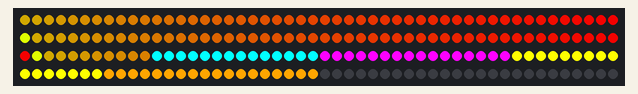
The sketch below on a simulated Arduino Uno, built with avr-gcc and run on an emulated ATmega328P. Shown: 200 RGB LEDs in strip order, left to right, continuing on the next row.

Above: at 0.1 s.

The sketch:

RMHC_RING_CODE.ino
```cpp
#include <Adafruit_NeoPixel.h>
#ifdef __AVR__
  #include <avr/power.h>
#endif

//Data pin
#define PIN            6

//Strand size
#define NUMPIXELS      200

Adafruit_NeoPixel pixels = Adafruit_NeoPixel(NUMPIXELS, PIN, NEO_GRB + NEO_KHZ800);

int delayval = 500; // delay for half a second

// Size of each ring (may not use all of them)
const int BIG_RING_SIZE = 111;
const int RING_1_SIZE = 14;
const int RING_2_SIZE = 16;
const int RING_3_SIZE = 16;
const int RING_4_SIZE = 18;
const int RING_5_SIZE = 0;
const int RING_6_SIZE = 0;
const int RING_7_SIZE = 0;
const int RING_8_SIZE = 0;

struct RGB
{
  char m_red;
  char m_green;
  char m_blue;
};

RGB ring_1;
RGB ring_2;
RGB ring_3;
RGB ring_4;
RGB ring_5;
RGB ring_6;
RGB ring_7;
RGB ring_8;

RGB main_ring_color_1[BIG_RING_SIZE];


uint32_t Wheel(byte WheelPos) {
  WheelPos = 255 - WheelPos;
  if(WheelPos < 85) {
    return pixels.Color(255 - WheelPos * 3, 0, WheelPos * 3);
  }
  if(WheelPos < 170) {
    WheelPos -= 85;
    return pixels.Color(0, WheelPos * 3, 255 - WheelPos * 3);
  }
  WheelPos -= 170;
  return pixels.Color(WheelPos * 3, 255 - WheelPos * 3, 0);
}
void rainbow(uint8_t wait) {
  uint16_t i, j;

  for(j=0; j<255; j++) {
    for(i=0; i<BIG_RING_SIZE; i++) {
      pixels.setPixelColor(i, Wheel((i+j) & 255));
    }
    pixels.show();
    delay(wait);
  }
}

// Fill the dots one after the other with a color
void colorWipe(uint32_t c, uint8_t wait) {
  for(uint16_t i=0; i<BIG_RING_SIZE; i++) {
    pixels.setPixelColor(i, c);
    pixels.show();
    delay(wait);
  }
}

void setup() {
#if defined (__AVR_ATtiny85__)
  if (F_CPU == 16000000) clock_prescale_set(clock_div_1);
#endif


  ring_1.m_red = 0; ring_1.m_green = 255; ring_1.m_blue = 255;
  ring_2.m_red = 255; ring_2.m_green = 0; ring_2.m_blue = 255;
  ring_3.m_red = 255; ring_3.m_green = 255; ring_3.m_blue = 0;
  ring_4.m_red = 255; ring_4.m_green = 165; ring_4.m_blue = 0;
  ring_5.m_red = 255; ring_5.m_green = 255; ring_5.m_blue = 255;
  ring_6.m_red = 255; ring_6.m_green = 255; ring_6.m_blue = 255;
  ring_7.m_red = 255; ring_7.m_green = 255; ring_7.m_blue = 255;
  ring_8.m_red = 255; ring_8.m_green = 255; ring_8.m_blue = 255;

  int c=60;
  for (int i = 0; i<BIG_RING_SIZE; i++)
  {
    c++;
    main_ring_color_1[i].m_red = (255/110)*c;
    main_ring_color_1[i].m_green = (255/110)*(110-c);
    main_ring_color_1[i].m_blue = 0;
    if(c>110)c=60;
  }

  pixels.begin();

}


int animate_counter=0;
char acl=0;
void loop() {

  // For a set of NeoPixels the first NeoPixel is 0, second is 1, all the way up to the count of pixels minus one.
  animate_counter++;

  for(int i=0;i<BIG_RING_SIZE;i++){

    // pixels.Color takes RGB values, from 0,0,0 up to 255,255,255
    pixels.setPixelColor(i, pixels.Color(main_ring_color_1[i].m_red,main_ring_color_1[i].m_green,main_ring_color_1[i].m_blue));
  }

  for(int i=BIG_RING_SIZE;i<BIG_RING_SIZE+RING_1_SIZE;i++){

    // pixels.Color takes RGB values, from 0,0,0 up to 255,255,255
    pixels.setPixelColor(i, pixels.Color(ring_1.m_red,ring_1.m_green,ring_1.m_blue));
  }
  for(int i=BIG_RING_SIZE+RING_1_SIZE;i<BIG_RING_SIZE+RING_1_SIZE+RING_2_SIZE;i++){

    // pixels.Color takes RGB values, from 0,0,0 up to 255,255,255
    pixels.setPixelColor(i, pixels.Color(ring_2.m_red,ring_2.m_green,ring_2.m_blue));
  }
  for(int i=BIG_RING_SIZE+RING_1_SIZE+RING_2_SIZE;i<BIG_RING_SIZE+RING_1_SIZE+RING_2_SIZE+RING_3_SIZE;i++){

    // pixels.Color takes RGB values, from 0,0,0 up to 255,255,255
    pixels.setPixelColor(i, pixels.Color(ring_3.m_red,ring_3.m_green,ring_3.m_blue));
  }
  for(int i=BIG_RING_SIZE+RING_1_SIZE+RING_2_SIZE+RING_3_SIZE;i<BIG_RING_SIZE+RING_1_SIZE+RING_2_SIZE+RING_3_SIZE+RING_4_SIZE;i++){

    // pixels.Color takes RGB values, from 0,0,0 up to 255,255,255
    pixels.setPixelColor(i, pixels.Color(ring_4.m_red,ring_4.m_green,ring_4.m_blue));
  }
  for(int i=BIG_RING_SIZE+RING_1_SIZE+RING_2_SIZE+RING_3_SIZE+RING_4_SIZE;i<BIG_RING_SIZE+RING_1_SIZE+RING_2_SIZE+RING_3_SIZE+RING_4_SIZE+RING_5_SIZE;i++){

    // pixels.Color takes RGB values, from 0,0,0 up to 255,255,255
    pixels.setPixelColor(i, pixels.Color(ring_5.m_red,ring_5.m_green,ring_5.m_blue));
  }
  for(int i=BIG_RING_SIZE+RING_1_SIZE+RING_2_SIZE+RING_3_SIZE+RING_4_SIZE+RING_5_SIZE;i<BIG_RING_SIZE+RING_1_SIZE+RING_2_SIZE+RING_3_SIZE+RING_4_SIZE+RING_5_SIZE+RING_6_SIZE;i++){

    // pixels.Color takes RGB values, from 0,0,0 up to 255,255,255
    pixels.setPixelColor(i, pixels.Color(ring_6.m_red,ring_6.m_green,ring_6.m_blue));
  }
  for(int i=BIG_RING_SIZE+RING_1_SIZE+RING_2_SIZE+RING_3_SIZE+RING_4_SIZE+RING_5_SIZE+RING_6_SIZE;i<BIG_RING_SIZE+RING_1_SIZE+RING_2_SIZE+RING_3_SIZE+RING_4_SIZE+RING_5_SIZE+RING_6_SIZE+RING_7_SIZE;i++){

    // pixels.Color takes RGB values, from 0,0,0 up to 255,255,255
    pixels.setPixelColor(i, pixels.Color(ring_7.m_red,ring_7.m_green,ring_7.m_blue));
  }
  for(int i=BIG_RING_SIZE+RING_1_SIZE+RING_2_SIZE+RING_3_SIZE+RING_4_SIZE+RING_5_SIZE+RING_6_SIZE+RING_7_SIZE;i<BIG_RING_SIZE+RING_1_SIZE+RING_2_SIZE+RING_3_SIZE+RING_4_SIZE+RING_5_SIZE+RING_6_SIZE+RING_7_SIZE+RING_8_SIZE;i++){

    // pixels.Color takes RGB values, from 0,0,0 up to 255,255,255
    pixels.setPixelColor(i, pixels.Color(ring_8.m_red,ring_8.m_green,ring_8.m_blue));
  }

  pixels.show(); // This sends the updated pixel color to the hardware.

  delay(delayval); // Delay for a period of time (in milliseconds).


}
```
